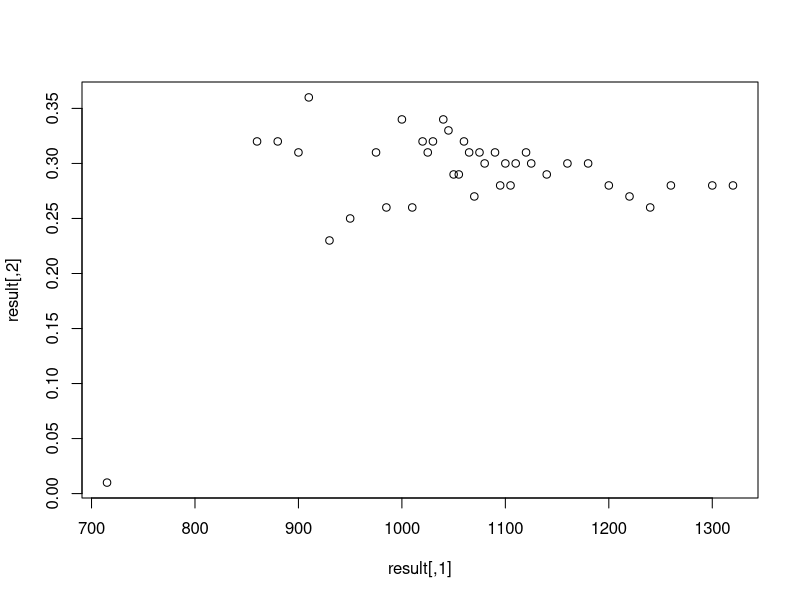

Write R code to recreate this figure.
#############################
#opcje na google 2019/02/15
#############################
library(dplyr)
library(openxlsx)
data = read.xlsx("googl_opt.xlsx")
data$r = 0.027
head(data)
data_by_ask = data %>% filter(Open.Interest > 0)
data_by_last_price = data %>% filter( Volume > 0)
d1 = function(S, K, r, sigma, Time)
{
    #d1 from BS formula
    return((log(S / K) + (r + (sigma ^ 2) / 2)*Time) / (sigma*sqrt(Time)))
}

d2 = function(S, K, r, sigma, Time)
{
    #d2 from BS formula
    return(d1(S, K, r, sigma,Time) - sigma*sqrt(Time))
}

call_opt_price = function(S, K, r, sigma, Time)
{
    #call option price from BS formula
    return(S * pnorm(d1(S, K, r, sigma, Time)) - K * exp(-r * Time) * pnorm(d2(S, K, r, sigma, Time)))
}


get_volatility = function(n, data, price_colname)
{
    #wylicza volatility na postawie (BS_formula(vol)-call_price)^2 ->min
    ################################
    
    #initial parameters
    S = data$S[n]
    K = data$Strike[n]
    r = data$r[n]
    Time = data$T[n]
    price = data[n, price_colname]
    #
    
    #ciag volatility
    vol = seq(0.01, 0.9, by = 0.01)
    #
    
    #wartosci (BS_formula(vol)-call_price)^2
    vols=sapply(vol, function(x) (call_opt_price(S, K, r, x, Time) - price) ^ 2)
    #
    
    #wybieramy volatility o najmniejszej roznice
    vol[which.min(vols)] %>%
        return
}

#dla kazdego wiersza wyliczyc volatility implikowana
result = sapply(1:dim(data_by_last_price)[1], function(x)
    c(
        data_by_last_price[x, "Strike"],
        get_volatility(x, data_by_last_price, "Last.Price")
    )) %>% t
plot(result)
